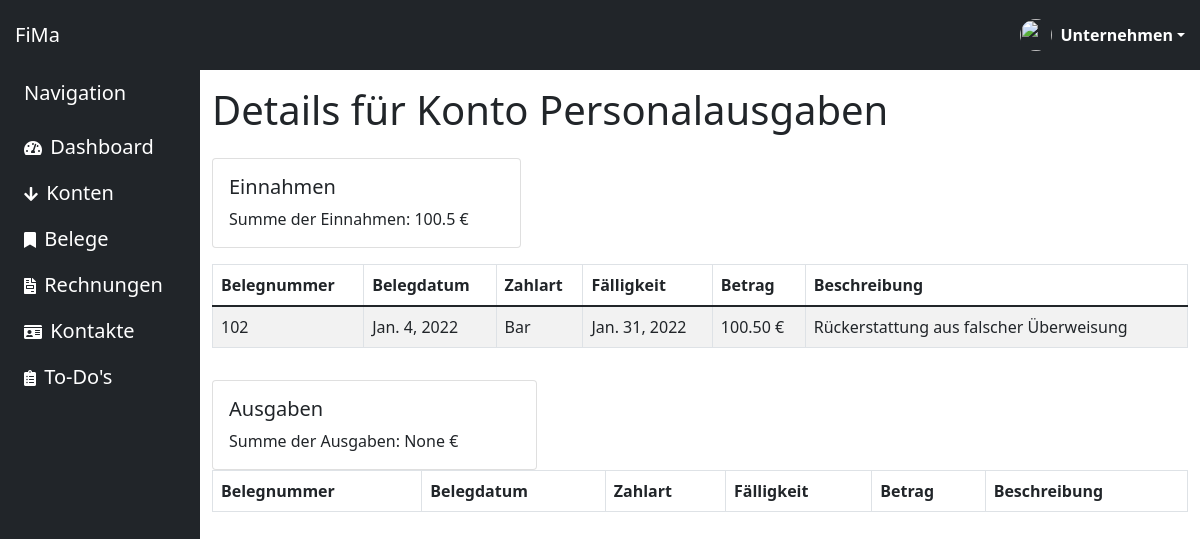
Page /accountDetails/ (signed in) on the committed database.
### home/models.py (models this page shows)
class receipt(models.Model):
    belegnummer = models.IntegerField()
    belegdatum = models.DateField()
    zahlart_choices = [('Bar','Bar'),
                ('Karte','Karte'),]
    zahlart = models.CharField(max_length=10,choices=zahlart_choices,default="Karte")
    faelligkeit = models.DateField()
    betrag = models.DecimalField(max_digits=10,decimal_places=2)
    beschreibung = models.CharField(max_length=150)
    konto_name = models.ForeignKey('konto',on_delete=models.CASCADE,to_field='name')
    art_choices = [('Einnahme','Einnahme'),
                ('Ausgabe','Ausgabe'),]
    art = models.CharField(max_length=10,choices=art_choices,default="Einnahme")

### home/views.py (the view)
# urls.py: path('accountDetails/', views.accountDetails, name='accountDetails'),
@login_required()
def accountDetails(request):
    all_einnahmen = receipt.objects.filter(konto_name='Personalausgaben',art='Einnahme')
    all_einnahmen_dict = {
        'einnahme': all_einnahmen
    }
    summe_e = receipt.objects.filter(konto_name='Personalausgaben',art='Einnahme').aggregate(sum=Sum('betrag'))['sum']
    print(summe_e)
    all_ausgaben = receipt.objects.filter(konto_name = 'Personalausgaben',art='Ausgabe')
    all_ausgaben_dict = {
        'receipt': all_ausgaben
    }
    summe_a = receipt.objects.filter(konto_name='Personalausgaben',art='Ausgabe').aggregate(sum=Sum('betrag'))['sum']
    name = 'Personalausgaben'
    context = {"title": "Details","all_ausgaben_dict": all_ausgaben,"all_einnahmen_dict":all_einnahmen,"konto":name,
        "summe_einnahmen":summe_e,"summe_ausgaben":summe_a}
    return render(request, 'home/accountDetails.html',context)

### home/templates/home/accountDetails.html (shortened to what this page needs)
{% extends "home/base.html"%}
{%load static%}
{% block hauptinhalt %}
<div class="col py-3">
   <div class="row">
      <h1>Details für Konto {{konto}}</h1>
      <div class="col-sm-4">
         <div class="card">
            <div class="card-body">
               <h5 class="card-title">Einnahmen</h5>
               <p class="card-text">Summe der Einnahmen: {{summe_einnahmen}} €</p>
            </div>
         </div>
      </div>
   </div>
   <div class="table-responsive">
      <table class="table table-bordered table-hover table-striped">
         <thead>
             <tr>
                 <th>Belegnummer</th>
                 <th>Belegdatum</th>
                 <th>Zahlart</th>
                 <th>Fälligkeit</th>
                 <th>Betrag</th>
                 <th>Beschreibung</th>
             </tr>
         </thead>
         {% if all_einnahmen_dict %}
         <tbody>
             {% for einnahme in all_einnahmen_dict %}
             <tr>
                 <td>{{einnahme.belegnummer}}</td>
                 <td>{{einnahme.belegdatum}}</td>
                 <td>{{einnahme.zahlart}}</td>
                 <td>{{einnahme.faelligkeit}}</td>
                 <td>{{einnahme.betrag}} €</td>
                 <td>{{einnahme.beschreibung}}</td>
             </tr>
             {% endfor %}
         </tbody>
         {% endif %}
      </table>
   </div>
   <div class="col-sm-4">
      <div class="card">
         <div class="card-body">
            <h5 class="card-title">Ausgaben</h5>
            <p class="card-text">Summe der Ausgaben: {{summe_ausgaben}} €</p>
         </div>
      </div>
   </div>
   <div class="table-responsive">
      <table class="table table-bordered table-hover table-striped">
         <thead>
             <tr>
                 <th>Belegnummer</th>
                 <th>Belegdatum</th>
                 <th>Zahlart</th>
                 <th>Fälligkeit</th>
                 <th>Betrag</th>
                 <th>Beschreibung</th>
             </tr>
         </thead>
      </table>
   </div>
</div>
{% endblock hauptinhalt %}

### rows in the picture
receipt: konto_name "Personalausgaben", belegnummer "102", belegdatum "Jan. 4, 2022", zahlart "Bar", faelligkeit "Jan. 31, 2022", betrag "100.50", beschreibung "Rückerstattung aus falscher Überweisung"

### other values in the picture
{{ summe_einnahmen }} "100.5"
{{ summe_ausgaben }} "None"
